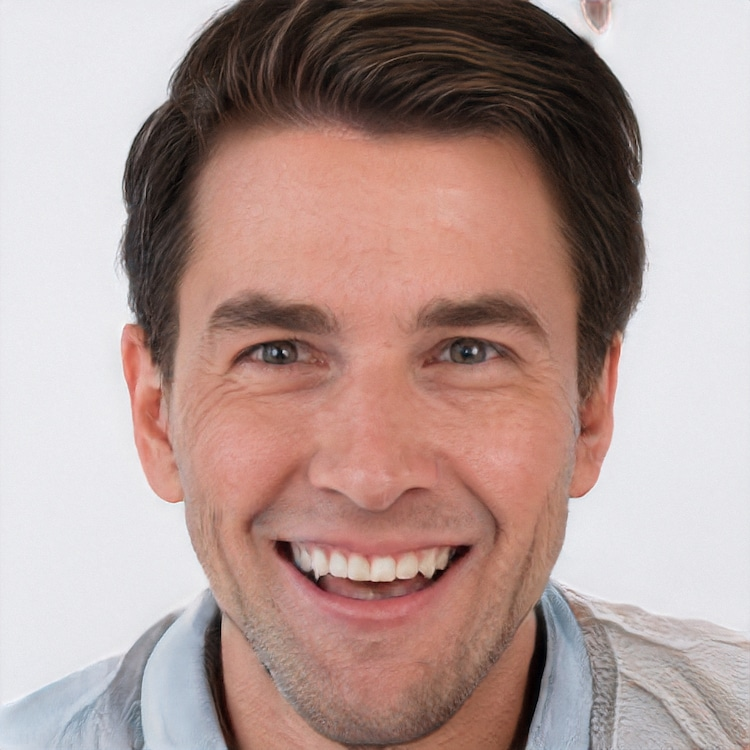
//> input picture images/100k-ai-faces-3.jpeg, 750 x 750 px
$ ./face_detector -i=images/100k-ai-faces-3.jpeg   (built with g++ and OpenCV 4)
//> lines starting //> are read from the running program, lines starting //| are printed output that depends on the picture
#include "opencv2/imgproc.hpp"
#include "opencv2/objdetect/objdetect.hpp"
#include "opencv2/highgui.hpp"

#include <iostream>

const char* keys =
{
	"{ i input |  | The source image }"
	"{ d dir   |  | The resource directory }"
};

int main(int argc, const char** argv)
{
	cv::CommandLineParser parser(argc, argv, keys);
	std::string infile = parser.get<std::string>("input");
	std::cout << "Input: '" << infile << "'" << std::endl;

	std::string dir = parser.get<std::string>("dir");
	std::cout << "Dir: '" << dir << "'" << std::endl;

	std::string imgdir = "out";
	std::string resdir = "res";
	std::string outdir = dir + imgdir;
	std::string cascade_xml = "/haarcascade_frontalface_alt.xml";
	std::string cascade_file = dir + resdir + cascade_xml;

	std::cout << "Cascade file: " << cascade_file << std::endl;

	cv::CascadeClassifier cascade;
	if (cascade_file.empty() || !cascade.load(cascade_file))
	{
		std::cout << cv::format("Error: cannot load cascade file! %s - %s\n", outdir.c_str(), cascade_file.c_str());
		return -1;
	}

	std::cout << "Source image: " << infile << std::endl;

	cv::Mat src = cv::imread(infile);
//> src is the input picture: 750 rows x 750 cols, CV_8UC3; mean B, G, R 148.6, 153.4, 178
	if (src.empty())
	{
		std::cout << cv::format("Error: cannot load source image!\n");
		return -1;
	}

	cv::Mat gray;
	cv::cvtColor(src, gray, cv::COLOR_BGR2GRAY);
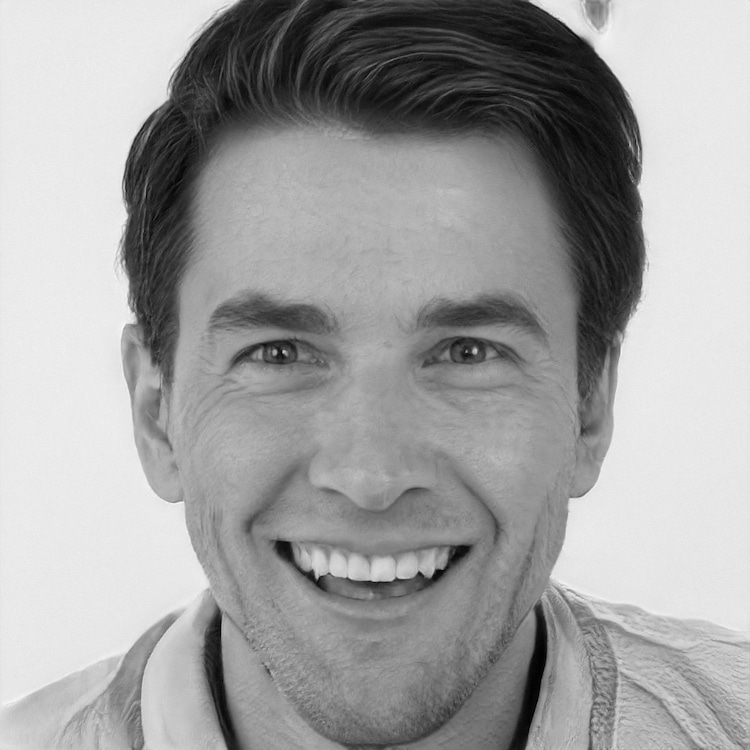
//> gray: 750 rows x 750 cols, CV_8UC1; min 0, max 251, mean 160.2
	cv::equalizeHist(gray, gray);
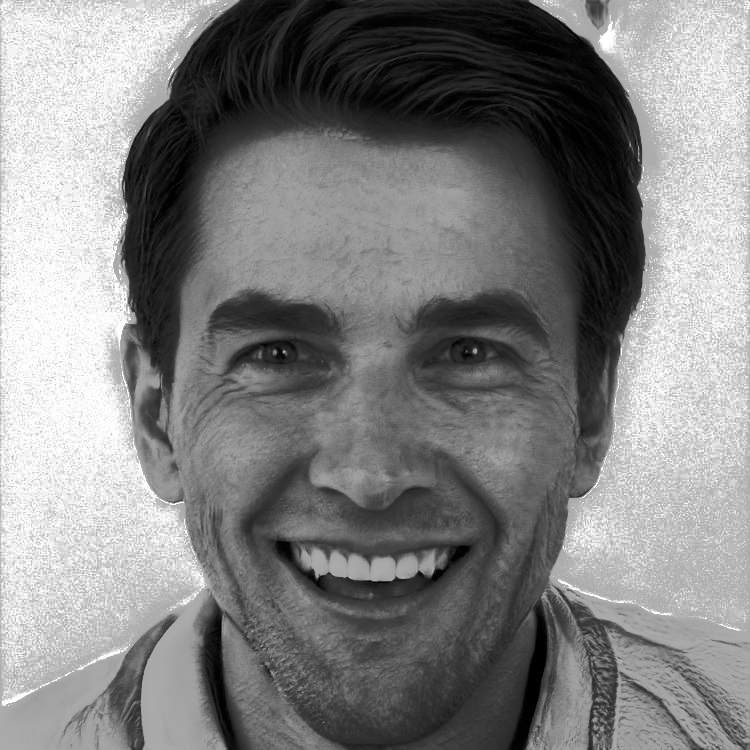
//> gray: 750 rows x 750 cols, CV_8UC1; min 0, max 255, mean 129.8

	std::vector<cv::Rect> faces;
	cascade.detectMultiScale(gray, faces, 1.2, 3);
//> faces = 1 Rect (x, y, width, height): [113, 147, 516, 516]

	std::cout << cv::format("0, %s (%dx%d)\n", infile.c_str(), src.cols, src.rows);
//| 0, images/100k-ai-faces-3.jpeg (750x750)

	cv::Mat src_copy = src.clone();
	for (int i = 0; i < faces.size(); i++)
	{
		std::string outfile(cv::format("%s/face-%d.jpeg", outdir.c_str(), i+1));
		std::string outfile_marks(cv::format("%s/face-%d-marks.jpeg", outdir.c_str(), i+1));
		cv::Rect r = faces[i];
		cv::rectangle(src, r, CV_RGB(0,255,0), 2);
		cv::imwrite(outfile, src_copy(r));
		cv::imwrite(outfile_marks, src);
		std::cout << cv::format("%d, %s (%dx%d)\n", i+1, outfile.c_str(), r.width, r.height);
		std::cout << cv::format("%d, %s (%dx%d)\n", i+1, outfile_marks.c_str(), r.width, r.height);
	}
//> this loop made 1 pass
//| 1, out/face-1.jpeg (516x516)
//| 1, out/face-1-marks.jpeg (516x516)
//> pass 1, `cv::imwrite(outfile, src_copy(r));`:
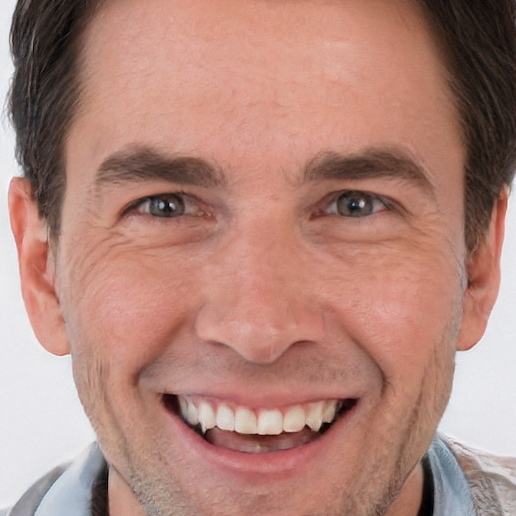
//> saved as face-1.jpeg: 516 rows x 516 cols, CV_8UC3; mean B, G, R 122.8, 133.6, 176.9
//> pass 1, `cv::imwrite(outfile_marks, src);`:
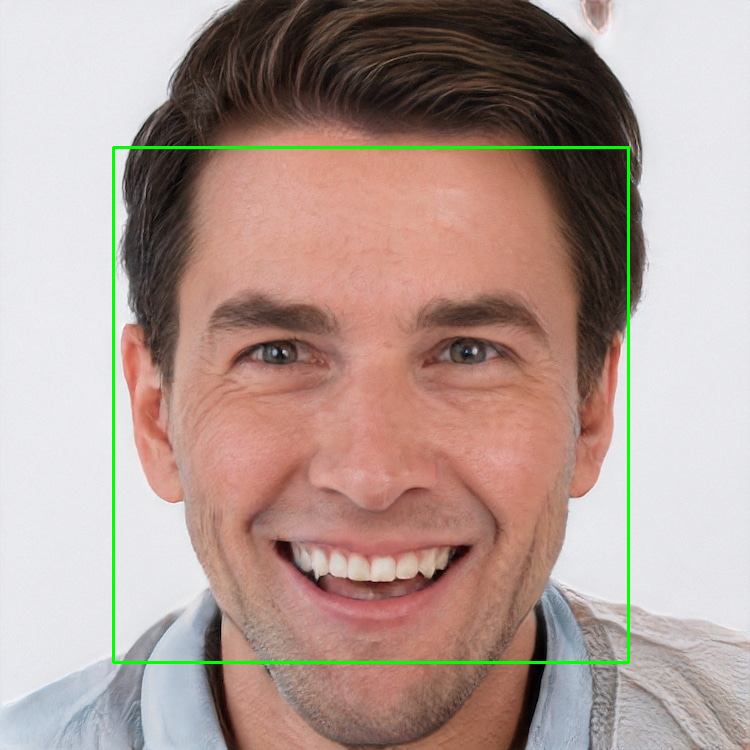
//> saved as face-1-marks.jpeg: 750 rows x 750 cols, CV_8UC3; mean B, G, R 147, 154.5, 176

	return 0;
}

$ run again, on images/100k-ai-faces-7.jpeg
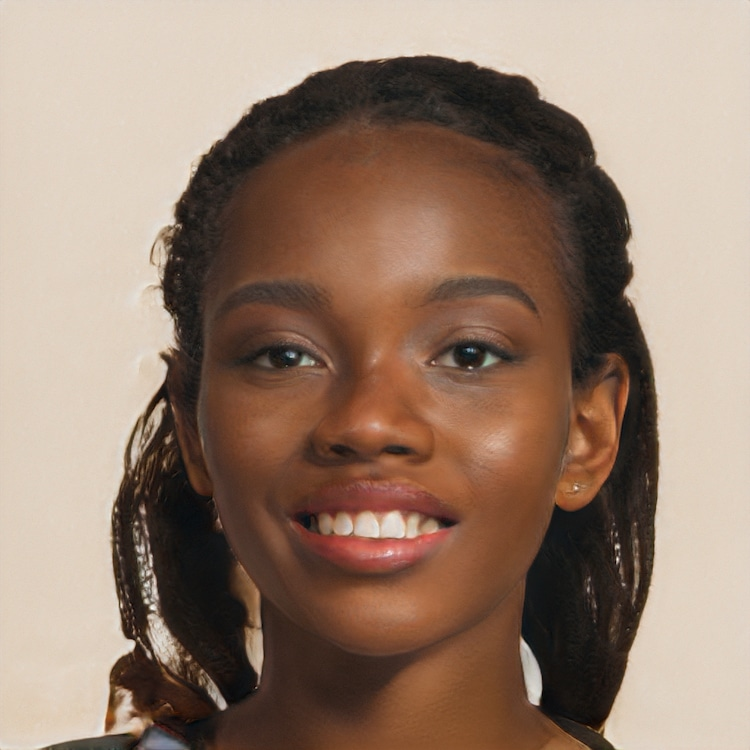
//> input picture images/100k-ai-faces-7.jpeg, 750 x 750 px
//> src is the input picture: 750 rows x 750 cols, CV_8UC3; mean B, G, R 110.2, 126.5, 150.4
//> `cv::equalizeHist(gray, gray);`:
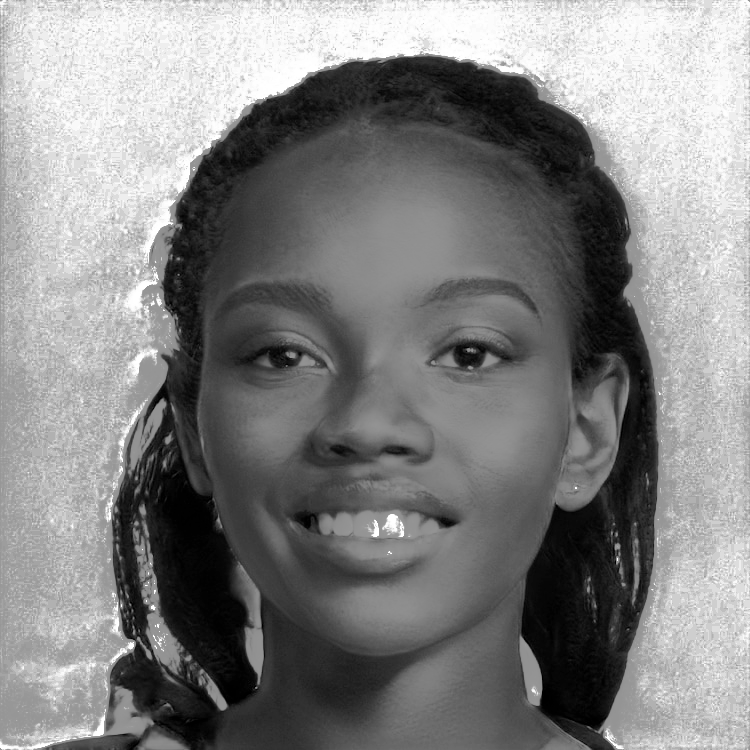
//> gray: 750 rows x 750 cols, CV_8UC1; min 0, max 255, mean 130.4
//> faces = 1 Rect (x, y, width, height): [149, 167, 453, 453]
//| 0, images/100k-ai-faces-7.jpeg (750x750)
//> the loop `for (int i = 0; i < faces.size(); i++)` made 1 pass
//> (printed output is left out)
//> pass 1, `cv::imwrite(outfile_marks, src);`:
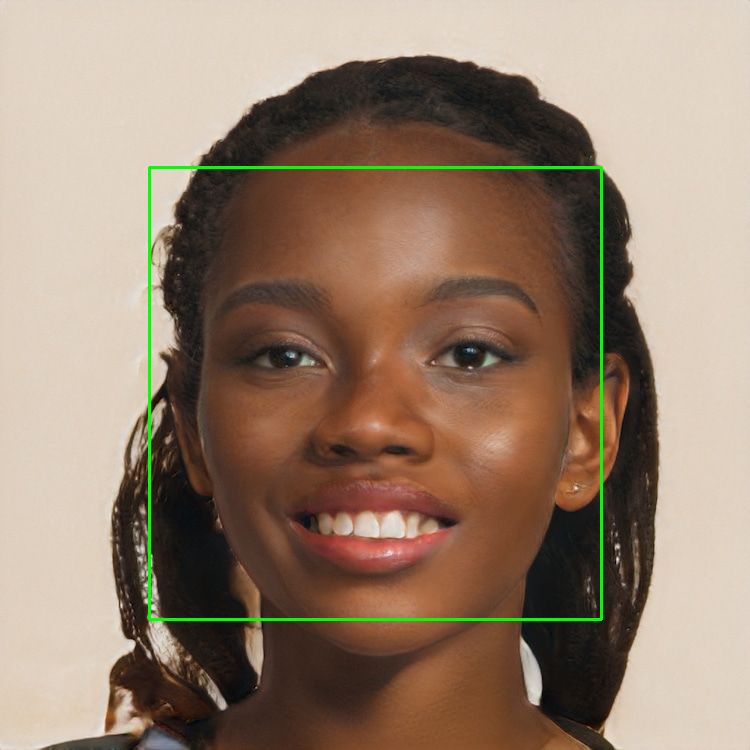
//> saved as face-1-marks.jpeg: 750 rows x 750 cols, CV_8UC3; mean B, G, R 109.5, 128.1, 149.4
